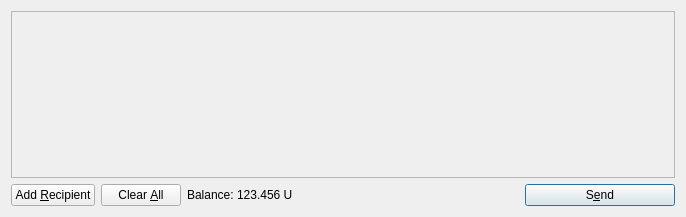
<?xml version="1.0" encoding="UTF-8"?>
<ui version="4.0">
 <class>SendCoinsDialog</class>
 <widget class="QDialog" name="SendCoinsDialog">
  <property name="geometry">
   <rect>
    <x>0</x>
    <y>0</y>
    <width>686</width>
    <height>217</height>
   </rect>
  </property>
  <property name="windowTitle">
   <string>Send Coins</string>
  </property>
  <layout class="QVBoxLayout" name="verticalLayout">
   <item>
    <widget class="QScrollArea" name="scrollArea">
     <property name="widgetResizable">
      <bool>true</bool>
     </property>
     <widget class="QWidget" name="scrollAreaWidgetContents">
      <property name="geometry">
       <rect>
        <x>0</x>
        <y>0</y>
        <width>666</width>
        <height>165</height>
       </rect>
      </property>
      <layout class="QVBoxLayout" name="verticalLayout_2">
       <property name="margin">
        <number>0</number>
       </property>
       <item>
        <layout class="QVBoxLayout" name="entries">
         <property name="spacing">
          <number>6</number>
         </property>
        </layout>
       </item>
       <item>
        <spacer name="verticalSpacer">
         <property name="orientation">
          <enum>Qt::Vertical</enum>
         </property>
         <property name="sizeHint" stdset="0">
          <size>
           <width>20</width>
           <height>40</height>
          </size>
         </property>
        </spacer>
       </item>
      </layout>
     </widget>
    </widget>
   </item>
   <item>
    <layout class="QHBoxLayout" name="horizontalLayout">
     <item>
      <widget class="QPushButton" name="addButton">
       <property name="toolTip">
        <string>Send to multiple recipients at once</string>
       </property>
       <property name="text">
        <string>Add &amp;Recipient</string>
       </property>
       <property name="icon">
        <iconset resource="../bitcoin.qrc">
         <normaloff>:/icons/add</normaloff>:/icons/add</iconset>
       </property>
       <property name="autoDefault">
        <bool>false</bool>
       </property>
      </widget>
     </item>
     <item>
      <widget class="QPushButton" name="clearButton">
       <property name="sizePolicy">
        <sizepolicy hsizetype="Minimum" vsizetype="Fixed">
         <horstretch>0</horstretch>
         <verstretch>0</verstretch>
        </sizepolicy>
       </property>
       <property name="toolTip">
        <string>Remove all transaction fields</string>
       </property>
       <property name="text">
        <string>Clear &amp;All</string>
       </property>
       <property name="icon">
        <iconset resource="../bitcoin.qrc">
         <normaloff>:/icons/remove</normaloff>:/icons/remove</iconset>
       </property>
       <property name="autoRepeatDelay">
        <number>300</number>
       </property>
       <property name="autoDefault">
        <bool>false</bool>
       </property>
      </widget>
     </item>
     <item>
      <layout class="QHBoxLayout" name="horizontalLayout_2">
       <property name="spacing">
        <number>3</number>
       </property>
       <item>
        <widget class="QLabel" name="label">
         <property name="text">
          <string>Balance:</string>
         </property>
        </widget>
       </item>
       <item>
        <widget class="QLabel" name="labelBalance">
         <property name="cursor">
          <cursorShape>IBeamCursor</cursorShape>
         </property>
         <property name="text">
          <string>123.456 U</string>
         </property>
         <property name="textInteractionFlags">
          <set>Qt::LinksAccessibleByMouse|Qt::TextSelectableByKeyboard|Qt::TextSelectableByMouse</set>
         </property>
        </widget>
       </item>
      </layout>
     </item>
     <item>
      <spacer name="horizontalSpacer">
       <property name="orientation">
        <enum>Qt::Horizontal</enum>
       </property>
       <property name="sizeHint" stdset="0">
        <size>
         <width>40</width>
         <height>20</height>
        </size>
       </property>
      </spacer>
     </item>
     <item>
      <widget class="QPushButton" name="sendButton">
       <property name="minimumSize">
        <size>
         <width>150</width>
         <height>0</height>
        </size>
       </property>
       <property name="toolTip">
        <string>Confirm the send action</string>
       </property>
       <property name="text">
        <string>S&amp;end</string>
       </property>
       <property name="icon">
        <iconset resource="../bitcoin.qrc">
         <normaloff>:/icons/send</normaloff>:/icons/send</iconset>
       </property>
       <property name="default">
        <bool>true</bool>
       </property>
      </widget>
     </item>
    </layout>
   </item>
  </layout>
 </widget>
 <resources>
  <include location="../bitcoin.qrc"/>
 </resources>
 <connections/>
</ui>
